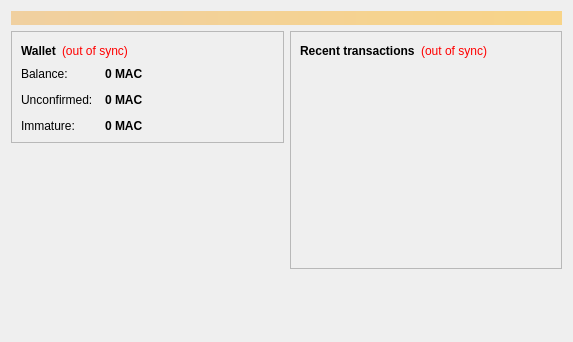
<?xml version="1.0" encoding="UTF-8"?>
<ui version="4.0">
 <class>OverviewPage</class>
 <widget class="QWidget" name="OverviewPage">
  <property name="geometry">
   <rect>
    <x>0</x>
    <y>0</y>
    <width>573</width>
    <height>342</height>
   </rect>
  </property>
  <property name="windowTitle">
   <string>Form</string>
  </property>
  <layout class="QVBoxLayout" name="topLayout">
   <item>
    <widget class="QLabel" name="labelAlerts">
     <property name="visible">
      <bool>false</bool>
     </property>
     <property name="styleSheet">
      <string notr="true">background-color: qlineargradient(x1: 0, y1: 0, x2: 1, y2: 0, stop:0 #F0D0A0, stop:1 #F8D488); color:#000000;</string>
     </property>
     <property name="wordWrap">
      <bool>true</bool>
     </property>
     <property name="margin">
      <number>3</number>
     </property>
    </widget>
   </item>
   <item>
    <layout class="QHBoxLayout" name="horizontalLayout" stretch="1,1">
     <item>
      <layout class="QVBoxLayout" name="verticalLayout_2">
       <item>
        <widget class="QFrame" name="frame">
         <property name="frameShape">
          <enum>QFrame::StyledPanel</enum>
         </property>
         <property name="frameShadow">
          <enum>QFrame::Raised</enum>
         </property>
         <layout class="QVBoxLayout" name="verticalLayout_4">
          <item>
           <layout class="QHBoxLayout" name="horizontalLayout_4">
            <item>
             <widget class="QLabel" name="label_5">
              <property name="font">
               <font>
                <weight>75</weight>
                <bold>true</bold>
               </font>
              </property>
              <property name="text">
               <string>Wallet</string>
              </property>
             </widget>
            </item>
            <item>
             <widget class="QLabel" name="labelWalletStatus">
              <property name="toolTip">
               <string>The displayed information may be out of date. Your wallet automatically synchronizes with the Maylolcoin network after a connection is established, but this process has not completed yet.</string>
              </property>
              <property name="styleSheet">
               <string notr="true">QLabel { color: red; }</string>
              </property>
              <property name="text">
               <string notr="true">(out of sync)</string>
              </property>
              <property name="alignment">
               <set>Qt::AlignLeading|Qt::AlignLeft|Qt::AlignVCenter</set>
              </property>
             </widget>
            </item>
            <item>
             <spacer name="horizontalSpacer_2">
              <property name="orientation">
               <enum>Qt::Horizontal</enum>
              </property>
              <property name="sizeHint" stdset="0">
               <size>
                <width>40</width>
                <height>20</height>
               </size>
              </property>
             </spacer>
            </item>
           </layout>
          </item>
          <item>
           <layout class="QFormLayout" name="formLayout_2">
            <property name="fieldGrowthPolicy">
             <enum>QFormLayout::AllNonFixedFieldsGrow</enum>
            </property>
            <property name="horizontalSpacing">
             <number>12</number>
            </property>
            <property name="verticalSpacing">
             <number>12</number>
            </property>
            <item row="0" column="0">
             <widget class="QLabel" name="label">
              <property name="text">
               <string>Balance:</string>
              </property>
             </widget>
            </item>
            <item row="0" column="1">
             <widget class="QLabel" name="labelBalance">
              <property name="font">
               <font>
                <weight>75</weight>
                <bold>true</bold>
               </font>
              </property>
              <property name="cursor">
               <cursorShape>IBeamCursor</cursorShape>
              </property>
              <property name="toolTip">
               <string>Your current balance</string>
              </property>
              <property name="text">
               <string notr="true">0 MAC</string>
              </property>
              <property name="textInteractionFlags">
               <set>Qt::LinksAccessibleByMouse|Qt::TextSelectableByKeyboard|Qt::TextSelectableByMouse</set>
              </property>
             </widget>
            </item>
            <item row="1" column="0">
             <widget class="QLabel" name="label_3">
              <property name="text">
               <string>Unconfirmed:</string>
              </property>
             </widget>
            </item>
            <item row="1" column="1">
             <widget class="QLabel" name="labelUnconfirmed">
              <property name="font">
               <font>
                <weight>75</weight>
                <bold>true</bold>
               </font>
              </property>
              <property name="cursor">
               <cursorShape>IBeamCursor</cursorShape>
              </property>
              <property name="toolTip">
               <string>Total of transactions that have yet to be confirmed, and do not yet count toward the current balance</string>
              </property>
              <property name="text">
               <string notr="true">0 MAC</string>
              </property>
              <property name="textInteractionFlags">
               <set>Qt::LinksAccessibleByMouse|Qt::TextSelectableByKeyboard|Qt::TextSelectableByMouse</set>
              </property>
             </widget>
            </item>
            <item row="2" column="0">
             <widget class="QLabel" name="labelImmatureText">
              <property name="text">
               <string>Immature:</string>
              </property>
             </widget>
            </item>
            <item row="2" column="1">
             <widget class="QLabel" name="labelImmature">
              <property name="font">
               <font>
                <weight>75</weight>
                <bold>true</bold>
               </font>
              </property>
              <property name="toolTip">
               <string>Mined balance that has not yet matured</string>
              </property>
              <property name="text">
               <string notr="true">0 MAC</string>
              </property>
              <property name="textInteractionFlags">
               <set>Qt::LinksAccessibleByMouse|Qt::TextSelectableByKeyboard|Qt::TextSelectableByMouse</set>
              </property>
             </widget>
            </item>
           </layout>
          </item>
         </layout>
        </widget>
       </item>
       <item>
        <spacer name="verticalSpacer">
         <property name="orientation">
          <enum>Qt::Vertical</enum>
         </property>
         <property name="sizeHint" stdset="0">
          <size>
           <width>20</width>
           <height>40</height>
          </size>
         </property>
        </spacer>
       </item>

        <item>
         <widget class="QLabel" name="label_wallet_bgcoin">
          <property name="text">
           <string/>
          </property>
          <property name="pixmap">
           <pixmap resource="../bitcoin.qrc">:/images/wallet_bgcoin</pixmap>
          </property>
          <property name="scaledContents">
           <bool>false</bool>
          </property>
          <property name="alignment">
           <set>Qt::AlignCenter</set>
          </property>
          <property name="margin">
           <number>-2</number>
          </property>
         </widget>
        </item>
        <item>
         <widget class="QLabel" name="label_6">
          <property name="text">
           <string/>
          </property>
         </widget>
        </item>


      </layout>
     </item>
     <item>
      <layout class="QVBoxLayout" name="verticalLayout_3">
       <item>
        <widget class="QFrame" name="frame_2">
         <property name="frameShape">
          <enum>QFrame::StyledPanel</enum>
         </property>
         <property name="frameShadow">
          <enum>QFrame::Raised</enum>
         </property>
         <layout class="QVBoxLayout" name="verticalLayout">
          <item>
           <layout class="QHBoxLayout" name="horizontalLayout_2">
            <item>
             <widget class="QLabel" name="label_4">
              <property name="text">
               <string>&lt;b&gt;Recent transactions&lt;/b&gt;</string>
              </property>
             </widget>
            </item>
            <item>
             <widget class="QLabel" name="labelTransactionsStatus">
              <property name="toolTip">
               <string>The displayed information may be out of date. Your wallet automatically synchronizes with the Maylolcoin network after a connection is established, but this process has not completed yet.</string>
              </property>
              <property name="styleSheet">
               <string notr="true">QLabel { color: red; }</string>
              </property>
              <property name="text">
               <string notr="true">(out of sync)</string>
              </property>
              <property name="alignment">
               <set>Qt::AlignRight|Qt::AlignTrailing|Qt::AlignVCenter</set>
              </property>
             </widget>
            </item>
            <item>
             <spacer name="horizontalSpacer">
              <property name="orientation">
               <enum>Qt::Horizontal</enum>
              </property>
              <property name="sizeHint" stdset="0">
               <size>
                <width>40</width>
                <height>20</height>
               </size>
              </property>
             </spacer>
            </item>
           </layout>
          </item>
          <item>
           <widget class="QListView" name="listTransactions">
            <property name="styleSheet">
             <string notr="true">QListView { background: transparent; }</string>
            </property>
            <property name="frameShape">
             <enum>QFrame::NoFrame</enum>
            </property>
            <property name="verticalScrollBarPolicy">
             <enum>Qt::ScrollBarAlwaysOff</enum>
            </property>
            <property name="horizontalScrollBarPolicy">
             <enum>Qt::ScrollBarAlwaysOff</enum>
            </property>
            <property name="selectionMode">
             <enum>QAbstractItemView::NoSelection</enum>
            </property>
           </widget>
          </item>
         </layout>
        </widget>
       </item>
       <item>
        <spacer name="verticalSpacer_2">
         <property name="orientation">
          <enum>Qt::Vertical</enum>
         </property>
         <property name="sizeHint" stdset="0">
          <size>
           <width>20</width>
           <height>40</height>
          </size>
         </property>
        </spacer>
       </item>
      </layout>
     </item>
    </layout>
   </item>
  </layout>
 </widget>
 <resources/>
 <connections/>
</ui>
